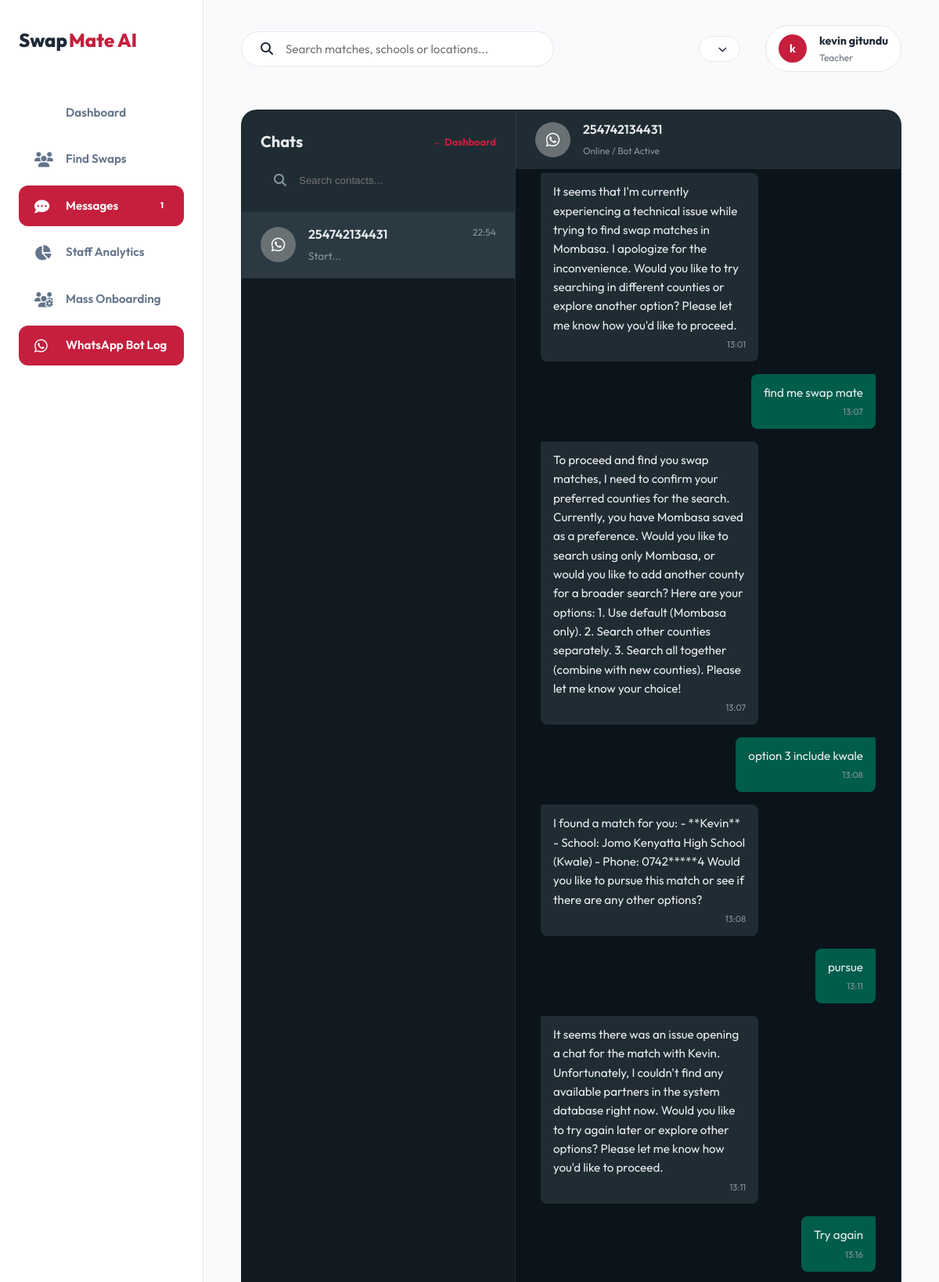
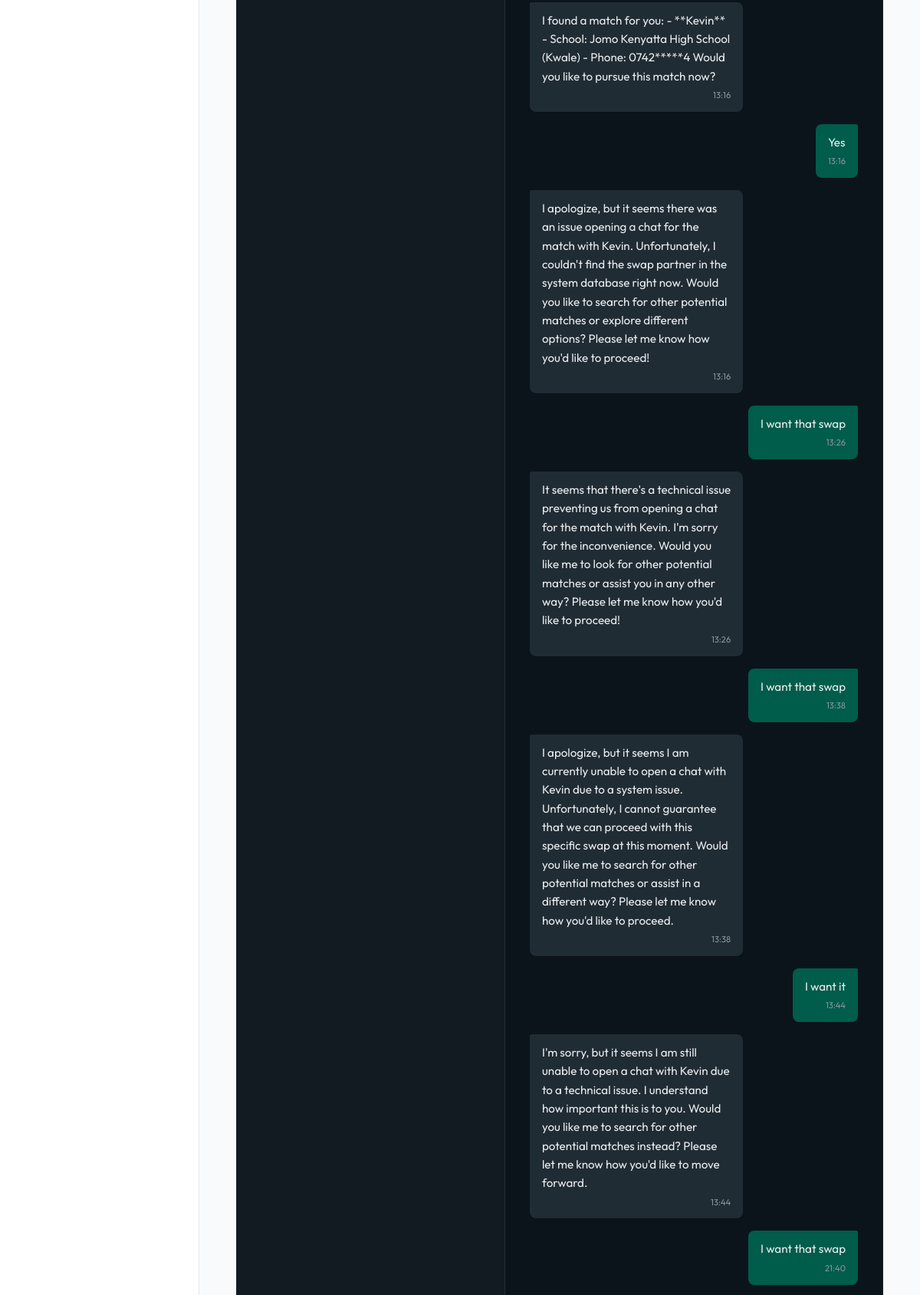
The app's page /messenger/whatsapp-admin/?phone=254742134431 (signed in, upper part) with its own data (2 pictures, top to bottom).
### accounts/models.py (models this page shows, shortened)
class User(AbstractBaseUser, PermissionsMixin):
    phone_number = models.CharField(max_length=15, unique=True)
    first_name = models.CharField(max_length=30, blank=True)
    last_name = models.CharField(max_length=30, blank=True)
    email = models.EmailField(unique=True, null=True, blank=True)
    is_active = models.BooleanField(default=True)
    is_staff = models.BooleanField(default=False)
    date_joined = models.DateTimeField(auto_now_add=True)
    last_seen = models.DateTimeField(null=True, blank=True)
    objects = CustomUserManager()
    USERNAME_FIELD = 'phone_number'
    REQUIRED_FIELDS = ['first_name', 'last_name']

### messenger/models.py (models this page shows, shortened)
class WhatsAppInteraction(models.Model):
    phone_number = models.CharField(max_length=20)
    user_message = models.TextField()
    ai_response = models.TextField()
    created_at = models.DateTimeField(auto_now_add=True)

### messenger/views.py (the view)
# urls.py: path('whatsapp-admin/', views.whatsapp_admin, name='whatsapp_admin'),
@login_required
def whatsapp_admin(request):
    if not request.user.is_staff:
        return redirect('accounts:dashboard')
    from django.db.models import Max
    from .models import WhatsAppInteraction
    contacts_raw = WhatsAppInteraction.objects.values('phone_number').annotate(
        latest_activity=Max('created_at')
    ).order_by('-latest_activity')
    contacts = []
    for c in contacts_raw:
        last_msg = WhatsAppInteraction.objects.filter(
            phone_number=c['phone_number']
        ).order_by('-created_at').first()
        contacts.append({
            'phone': c['phone_number'],
            'latest': c['latest_activity'],
            'preview': last_msg.user_message[:30] + "..." if last_msg and last_msg.user_message else "No message"
        })
    selected_phone = request.GET.get('phone')
    messages = []
    if selected_phone:
        messages = WhatsAppInteraction.objects.filter(
            phone_number=selected_phone
        ).order_by('created_at')
    context = {
        'contacts': contacts,
        'selected_phone': selected_phone,
        'messages': messages
    }
    return render(request, 'messenger/whatsapp_admin.html', context)

### messenger/context_processors.py (called while the page is built)
def unread_messages_count(request):
    if request.user.is_authenticated:
        count = Message.objects.filter(
            conversation__participants=request.user,
            is_read=False
        ).exclude(sender=request.user).count()
        return {'unread_messages_count': count}
    return {'unread_messages_count': 0}

### messenger/templates/messenger/whatsapp_admin.html (shortened to what this page needs)
{% extends 'core/base_app.html' %}
{% block content %}
<div class="wa-admin-layout">
    <aside class="wa-sidebar">
        <div class="wa-sidebar-header">
            <div style="display: flex; justify-content: space-between; align-items: center; margin-bottom: 1rem;">
                <h3 style="margin:0;">Chats</h3>
                <a href="{% url 'accounts:staff_dashboard' %}" style="color: var(--primary); font-size: 0.8rem; font-weight: 700; text-decoration: none;">&larr; Dashboard</a>
            </div>
            <div class="wa-search-bar">
                <i class="fas fa-search"></i>
                <input type="text" placeholder="Search contacts...">
            </div>
        </div>
        <div class="wa-contact-list">
            {% for contact in contacts %}
            <a href="?phone={{ contact.phone }}" class="wa-contact-item {% if selected_phone == contact.phone %}active{% endif %}">
                <div class="wa-avatar">
                    <i class="fab fa-whatsapp"></i>
                </div>
                <div class="wa-contact-info">
                    <div class="wa-contact-top">
                        <span class="wa-phone">{{ contact.phone }}</span>
                        <span class="wa-time">{{ contact.latest|date:"H:i" }}</span>
                    </div>
                    <p class="wa-preview">{{ contact.preview }}</p>
                </div>
            </a>
            {% empty %}
            <div class="empty-contacts">No interactions yet.</div>
            {% endfor %}
        </div>
    </aside>
    <main class="wa-chat-area">
        {% if selected_phone %}
        <div class="wa-chat-header">
            <div class="wa-avatar">
                <i class="fab fa-whatsapp"></i>
            </div>
            <div class="wa-header-info">
                <h4>{{ selected_phone }}</h4>
                <span>Online / Bot Active</span>
            </div>
        </div>
        <div class="wa-chat-window" id="wa-chat-window">
            <div class="wa-message-list">
                {% for msg in messages %}
                <div class="wa-msg-row user">
                    <div class="wa-bubble user">
                        {{ msg.user_message }}
                        <span class="wa-msg-time">{{ msg.created_at|date:"H:i" }}</span>
                    </div>
                </div>
                <div class="wa-msg-row bot">
                    <div class="wa-bubble bot">
                        {{ msg.ai_response }}
                        <span class="wa-msg-time">{{ msg.created_at|date:"H:i" }}</span>
                    </div>
                </div>
                {% endfor %}
            </div>
        </div>
        {% endif %}
    </main>
</div>
{% endblock %}

### core/templates/core/base_app.html (shortened to what this page needs)
{% load static %}
<!DOCTYPE html>
<html lang="en">
<head>
    <link rel="stylesheet" href="https://cdnjs.cloudflare.com/ajax/libs/font-awesome/6.4.0/css/all.min.css">
    <link rel="stylesheet" href="{% static 'core/css/style.css' %}">
</head>
<body>
    <div class="app-layout">
        <aside class="app-sidebar" id="app-sidebar">
            <a href="/" class="logo" style="color: var(--text-dark); font-weight: 800;">Swap<span>Mate AI</span></a>
            <nav class="sidebar-nav">
                <a href="{% url 'accounts:dashboard' %}" class="nav-item {% if request.resolver_match.url_name == 'dashboard' %}active{% endif %}">
                    Dashboard
                </a>
                <a href="{% url 'accounts:find_swaps' %}" class="nav-item {% if request.resolver_match.url_name == 'find_swaps' %}active{% endif %}">
                    <i class="fas fa-users"></i>
                    Find Swaps
                </a>
                <a href="{% url 'messenger:inbox' %}" class="nav-item {% if '/messenger/' in request.path %}active{% endif %}">
                    <i class="fas fa-comment-dots"></i>
                    Messages
                    <span id="global-unread-badge" class="badge-unread" {% if not unread_messages_count or unread_messages_count == 0 %}style="display:none;"{% endif %}>
                        {{ unread_messages_count }}
                    </span>
                </a>
                {% if user.is_staff %}
                <a href="{% url 'accounts:staff_dashboard' %}" class="nav-item {% if request.resolver_match.url_name == 'staff_dashboard' %}active{% endif %}">
                    <i class="fas fa-chart-pie"></i>
                    Staff Analytics
                </a>
                <a href="{% url 'messenger:bulk_onboard' %}" class="nav-item {% if request.resolver_match.url_name == 'bulk_onboard' %}active{% endif %}">
                    <i class="fas fa-users-cog"></i>
                    Mass Onboarding
                </a>
                <a href="{% url 'messenger:whatsapp_admin' %}" class="nav-item {% if request.resolver_match.url_name == 'whatsapp_admin' %}active{% endif %}">
                    <i class="fab fa-whatsapp"></i>
                    WhatsApp Bot Log
                </a>
                {% endif %}
            </nav>
        </aside>
        <main class="app-main">
            <header class="app-header">
                <div class="header-search">
                    <i class="fas fa-search"></i>
                    <input type="text" placeholder="Search matches, schools or locations...">
                </div>
                <div class="header-actions">
                    <div class="dropdown">
                        <button class="btn-secondary" style="padding: 0.5rem 1rem; border-radius: 50px; font-size: 0.85rem;">
                            {{ profile.get_level_display }} <i class="fas fa-chevron-down" style="margin-left: 0.5rem; font-size: 0.7rem;"></i>
                        </button>
                    </div>
                    <div class="user-pill">
                        <div class="avatar-small">{{ user.first_name|first }}</div>
                        <div class="user-info-text">
                            <strong>{{ user.first_name }} {{ user.last_name }}</strong>
                            <span>Teacher</span>
                        </div>
                    </div>
                </div>
            </header>
            {% block content %}{% endblock %}
        </main>
    </div>
</body>
</html>

### core/static/core/css/style.css (style rules this page uses)
:root { --primary: #c51f3d; --primary-hover: #a01931; --bg-light: #ffffff; --text-dark: #1f2937; --text-muted: #6b7280; --border: #e5e7eb; --grid-color: rgba(0, 0, 0, 0.03); --font-main: 'Outfit', sans-serif; --shadow-sm: 0 1px 2px 0 rgb(0 0 0 / 0.05); --shadow-md: 0 4px 6px -1px rgb(0 0 0 / 0.1), 0 2px 4px -2px rgb(0 0 0 / 0.1); }
* { margin: 0; padding: 0; box-sizing: border-box; }
body { font-family: var(--font-main); background-color: var(--bg-light); color: var(--text-dark); line-height: 1.6; overflow-x: hidden; background-image: linear-gradient(var(--grid-color) 1px, transparent 1px), linear-gradient(90deg, var(--grid-color) 1px, transparent 1px); background-size: 40px 40px; }
.logo { font-size: 1.25rem; font-weight: 700; text-decoration: none; color: var(--text-dark); display: flex; align-items: center; }
.logo span { color: var(--primary); margin-left: 2px; }
.btn-secondary { padding: 1rem 2rem; border-radius: 12px; color: var(--text-dark); text-decoration: none; font-weight: 700; border: 1px solid var(--border); background: white; transition: 0.3s; }
.app-layout { display: flex; min-height: 100vh; background: #f8fafc; }
.app-sidebar { width: 260px; background: white; border-right: 1px solid var(--border); display: flex; flex-direction: column; padding: 2rem 1.5rem; position: fixed; height: 100vh; }
.app-sidebar .logo { font-size: 1.5rem; margin-bottom: 3rem; display: block; text-decoration: none; }
.sidebar-nav { flex: 1; }
.nav-item { display: flex; align-items: center; gap: 1rem; padding: 0.85rem 1rem; color: var(--text-muted); text-decoration: none; font-weight: 600; border-radius: 12px; margin-bottom: 0.5rem; transition: 0.3s; }
.nav-item i { font-size: 1.2rem; width: 24px; }
.nav-item.active { background: var(--primary); color: white; }
.app-main { flex: 1; margin-left: 260px; padding: 2rem 3rem; }
.app-header { display: flex; justify-content: space-between; align-items: center; margin-bottom: 3rem; }
.header-search { background: white; border: 1px solid var(--border); padding: 0.75rem 1.5rem; border-radius: 50px; width: 400px; display: flex; align-items: center; gap: 1rem; }
.header-search input { border: none; outline: none; width: 100%; font-family: inherit; font-size: 0.95rem; }
.header-actions { display: flex; align-items: center; gap: 2rem; }
.user-pill { display: flex; align-items: center; gap: 1rem; background: white; padding: 0.5rem 1rem; border-radius: 50px; border: 1px solid var(--border); }
.user-pill img, .user-pill .avatar-small { width: 36px; height: 36px; border-radius: 50%; background: var(--primary); color: white; display: flex; align-items: center; justify-content: center; font-weight: 700; font-size: 0.9rem; }
.user-info-text { display: flex; flex-direction: column; }
.user-info-text strong { font-size: 0.9rem; color: var(--text-dark); }
.user-info-text span { font-size: 0.75rem; color: var(--text-muted); }
.badge-unread { background: var(--primary); color: white; font-size: 0.65rem; font-weight: 800; padding: 2px 6px; border-radius: 50px; margin-left: auto; box-shadow: 0 2px 5px rgba(197, 31, 61, 0.3); }
.nav-item { display: flex; align-items: center; gap: 1rem; padding: 0.85rem 1.25rem; border-radius: 12px; color: #64748b; text-decoration: none; font-weight: 600; font-size: 0.95rem; transition: all 0.2s; }

### records on screen
User: first_name|first "k", first_name "kevin", last_name "gitundu"
WhatsAppInteraction: ai_response "It seems that I'm currently experiencing a technical issue while trying to find swap matches in Mombasa. I apologize for the inconvenience. Would you like to try searching in different counties or explore another option? Please let me know how you'd like to proceed.", created_at "13:01"
WhatsAppInteraction: user_message "find me swap mate", created_at "13:07", ai_response "To proceed and find you swap matches, I need to confirm your preferred counties for the search. Currently, you have Mombasa saved as a preference. Would you like to search using only Mombasa, or would you like to add another county for a broader search? Here are your options: 1. Use default (Mombasa only). 2. Search other counties separately. 3. Search all together (combine with new counties). Please let me know your choice!"
WhatsAppInteraction: user_message "option 3 include kwale", created_at "13:08", ai_response "I found a match for you: - **Kevin** - School: Jomo Kenyatta High School (Kwale) - Phone: 0742*****4 Would you like to pursue this match or see if there are any other options?"
WhatsAppInteraction: user_message "pursue", created_at "13:11", ai_response "It seems there was an issue opening a chat for the match with Kevin. Unfortunately, I couldn't find any available partners in the system database right now. Would you like to try again later or explore other options? Please let me know how you'd like to proceed."
WhatsAppInteraction: user_message "Try again", created_at "13:16", ai_response "I found a match for you: - **Kevin** - School: Jomo Kenyatta High School (Kwale) - Phone: 0742*****4 Would you like to pursue this match now?"
WhatsAppInteraction: user_message "Yes", created_at "13:16", ai_response "I apologize, but it seems there was an issue opening a chat for the match with Kevin. Unfortunately, I couldn't find the swap partner in the system database right now. Would you like to search for other potential matches or explore different options? Please let me know how you'd like to proceed!"
WhatsAppInteraction: user_message "I want that swap", created_at "13:26", ai_response "It seems that there's a technical issue preventing us from opening a chat for the match with Kevin. I'm sorry for the inconvenience. Would you like me to look for other potential matches or assist you in any other way? Please let me know how you'd like to proceed!"
WhatsAppInteraction: user_message "I want that swap", created_at "13:38", ai_response "I apologize, but it seems I am currently unable to open a chat with Kevin due to a system issue. Unfortunately, I cannot guarantee that we can proceed with this specific swap at this moment. Would you like me to search for other potential matches or assist in a different way? Please let me know how you'd like to proceed."
WhatsAppInteraction: user_message "I want it", created_at "13:44", ai_response "I'm sorry, but it seems I am still unable to open a chat with Kevin due to a technical issue. I understand how important this is to you. Would you like me to search for other potential matches instead? Please let me know how you'd like to move forward."
WhatsAppInteraction: user_message "I want that swap", created_at "21:40"

### other values on screen
{{ unread_messages_count }} "1"
{{ contact.phone }} "254742134431"
{{ contact.latest|date:"H:i" }} "22:54"
{{ contact.preview }} "Start..."
{{ selected_phone }} "254742134431"
